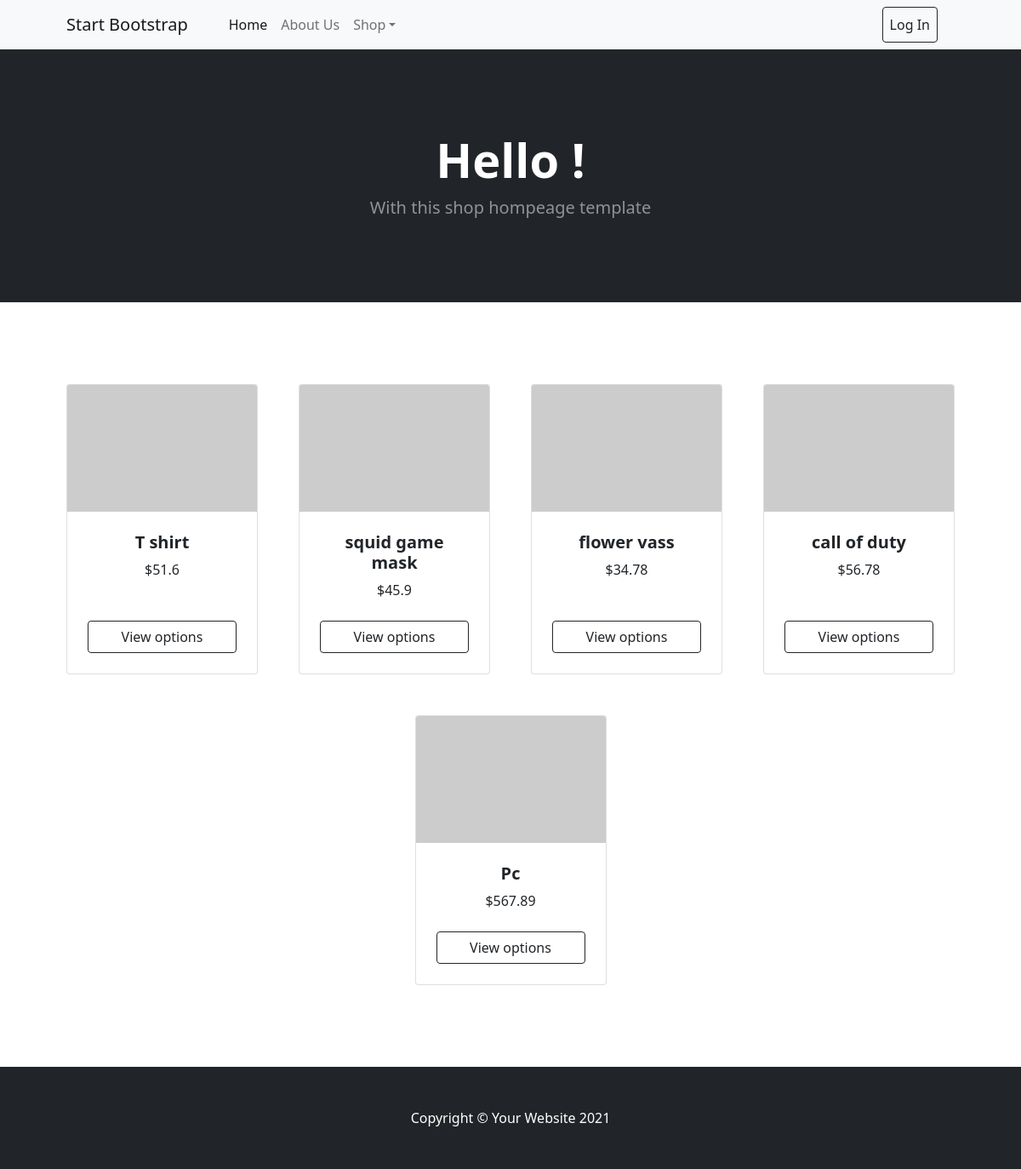
Before: / with the older database file.
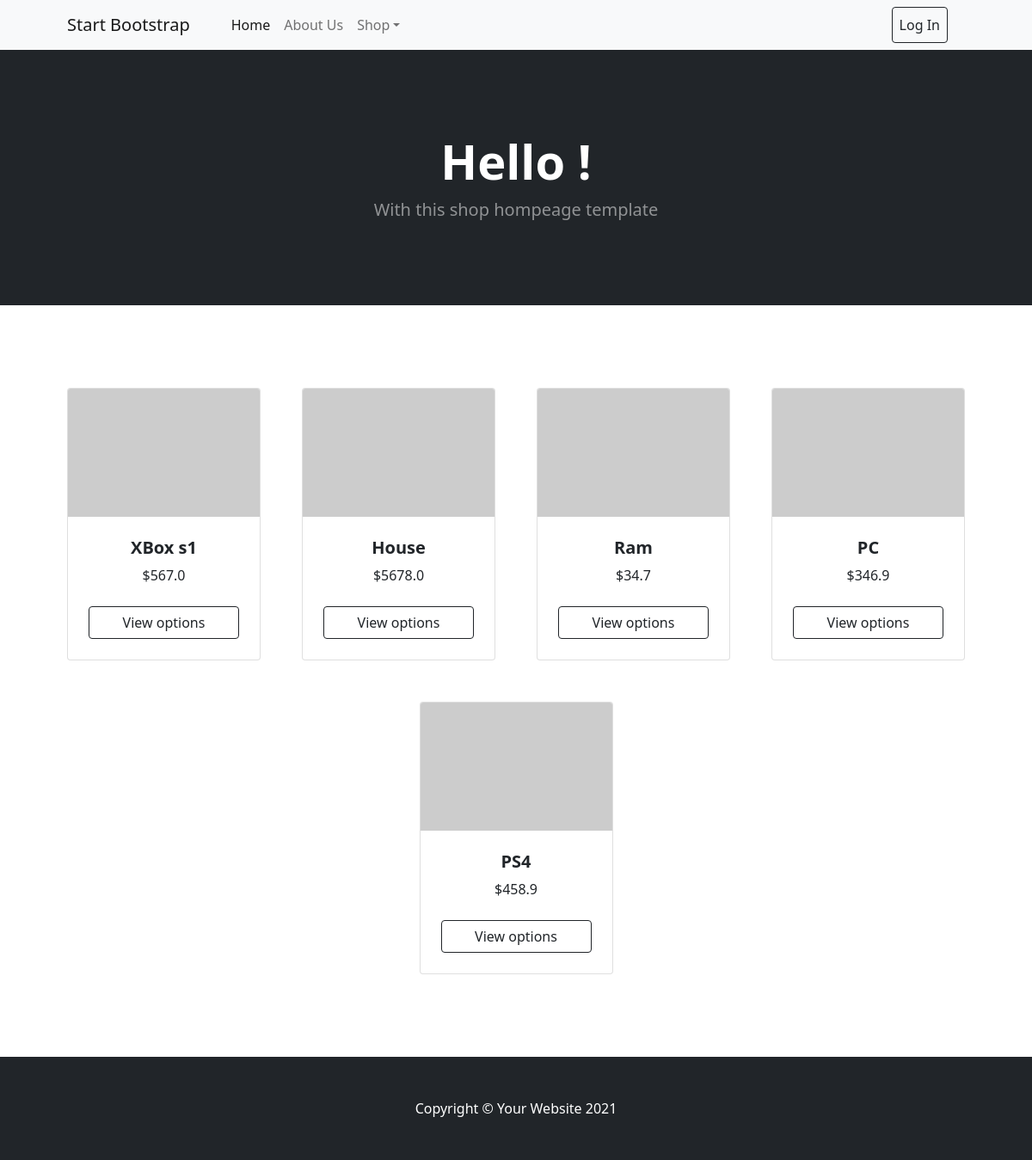
After: the same page with the newer database file.
### shop/models.py (models this page shows, shortened)
class Item(models.Model):
    name = models.CharField(max_length=90)
    post_date = models.DateTimeField(auto_now=True)
    price = models.FloatField()
    user = models.ForeignKey(User, on_delete=models.CASCADE)
    class Meta:
        ordering = ['-post_date']

### shop/views.py (the view)
# urls.py: path('', views.Index.as_view(), name='index'),
class Index(View):
    def get(self, req):
        cartcount = getCartCount(req.user)
        items = Item.objects.all()
        imgs = Images.objects.get(item=items[0])
        ctx = {
            'count': cartcount,
            'items': items,
            'img': imgs
        }
        return render(req, 'shop/home.html', ctx)

### shop/views.py (called while the page is built)
def getCartCount(user):
    cart = CartItem.objects.filter(user_id=user.id)
    cartcount = len(cart)
    return cartcount

### templates/shop/home.html (shortened to what this page needs)
{% extends 'shop/layout.html' %}
{% block content %}
<header class="bg-dark py-5">
    <div class="container px-4 px-lg-5 my-5">
        <div class="text-center text-white">
            <h1 class="display-4 fw-bolder">Hello !</h1>
            <p class="lead fw-normal text-white-50 mb-0">With this shop hompeage template</p>
        </div>
    </div>
</header>
<section class="py-5">
    <div class="container px-4 px-lg-5 mt-5">
        <div class="row gx-4 gx-lg-5 row-cols-2 row-cols-md-3 row-cols-xl-4 justify-content-center">
        {% for item in items %}
        <div class="col-6 mb-5" >
            <div class="card h-100">
                <img class="card-img-top" src="https://dummyimage.com/450x300/dee2e6/6c757d.jpg" alt="..." />
                <div class="card-body p-4">
                    <div class="text-center">
                        <h5 class="fw-bolder">{{ item.name }}</h5>
                        ${{ item.price }}
                    </div>
                </div>
                <div class="card-footer p-4 pt-0 border-top-0 bg-transparent">
                    <div class="text-center w-100 d-flex flex-column">
                        <a class="btn btn-outline-dark mt-auto"
                        href="{% url 'item' item.id %}">View options</a>
                    </div>
                </div>
            </div>
        </div>
        {% endfor %}
        </div>
    </div>
</section>
{% endblock %}

### templates/shop/layout.html (shortened to what this page needs)
<!DOCTYPE html>
{% load static %}
<html lang="en">
  <head>
    <link
      href="https://cdn.jsdelivr.net/npm/bootstrap-icons@1.5.0/font/bootstrap-icons.css"
      rel="stylesheet"
    />
    <link href="{% static 'styles/main.css' %}" rel="stylesheet" />
    <link href="{% static 'styles/profile.css' %}" rel="stylesheet" />
  </head>
  <body>
    <nav class="navbar navbar-expand-lg navbar-light bg-light">
      <div class="container px-4 px-lg-5">
        <a class="navbar-brand" href="{% url 'index' %}">Start Bootstrap</a>
        <div class="collapse navbar-collapse" id="navbarSupportedContent">
          <ul class="navbar-nav me-auto mb-2 mb-lg-0 ms-lg-4">
            <li class="nav-item">
              <a
                class="nav-link active"
                aria-current="page"
                href="{% url 'index' %}"
                >Home</a
              >
            </li>
            <li class="nav-item">
              <a class="nav-link" href="{% url 'about' %}">About Us</a>
            </li>
            <li class="nav-item dropdown">
              <a
                class="nav-link dropdown-toggle"
                id="navbarDropdown"
                href="#"
                role="button"
                data-bs-toggle="dropdown"
                aria-expanded="false"
                >Shop</a
              >
            </li>
          </ul>
          {% if user.is_authenticated %}
          <a
            class="btn btn-outline-success p-2"
            style="margin-right: 20px"
            href="{% url 'user' user.id %}"
            >{{user.username}}</a
          >
          <a
            class="btn btn-outline-dark p-2"
            style="margin-right: 20px"
            href="{% url 'logout' %}"
            >Log Out</a
          >
          <a class="btn btn-outline-dark" href="{% url 'cart' user.id %}">
            <i class="bi-cart-fill me-1"></i>
            Cart
            <span class="badge bg-dark text-white ms-1 rounded-pill" id="count"
              >{{count}}</span
            >
          </a>
          {% else %}
          <a
            class="btn btn-outline-dark p-2"
            style="margin-right: 20px"
            href="{% url 'login' %}"
            >Log In</a
          >
          {% endif %}
        </div>
      </div>
    </nav>
    {% block content %} {% endblock %}
    <footer class="py-5 bg-dark position-relative bottom-0 w-100">
      <div class="container">
        <p class="m-0 text-center text-white">
          Copyright &copy; Your Website 2021
        </p>
      </div>
    </footer>
  </body>
</html>

Changed rows visible on the page:
removed Item: name "T shirt", price "51.6"
removed Item: name "squid game mask", price "45.9"
removed Item: name "flower vass", price "34.78"
removed Item: name "call of duty", price "56.78"
removed Item: name "Pc", price "567.89"
added Item: name "XBox s1", price "567.0"
added Item: name "House", price "5678.0"
added Item: name "Ram", price "34.7"
added Item: name "PC", price "346.9"
added Item: name "PS4", price "458.9"
